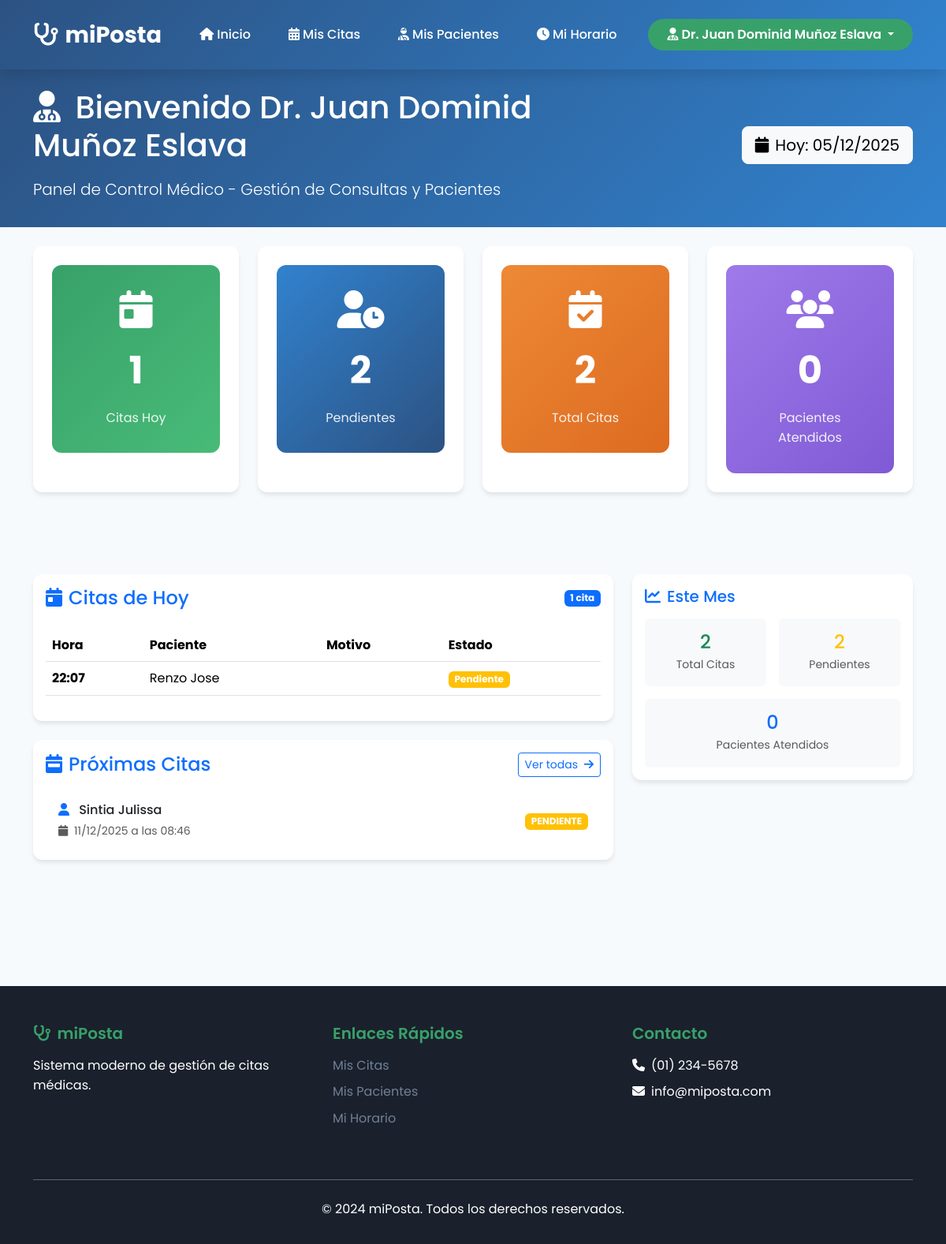
/dashboard/medico/ (signed in), run on an earlier commit of the app's database.
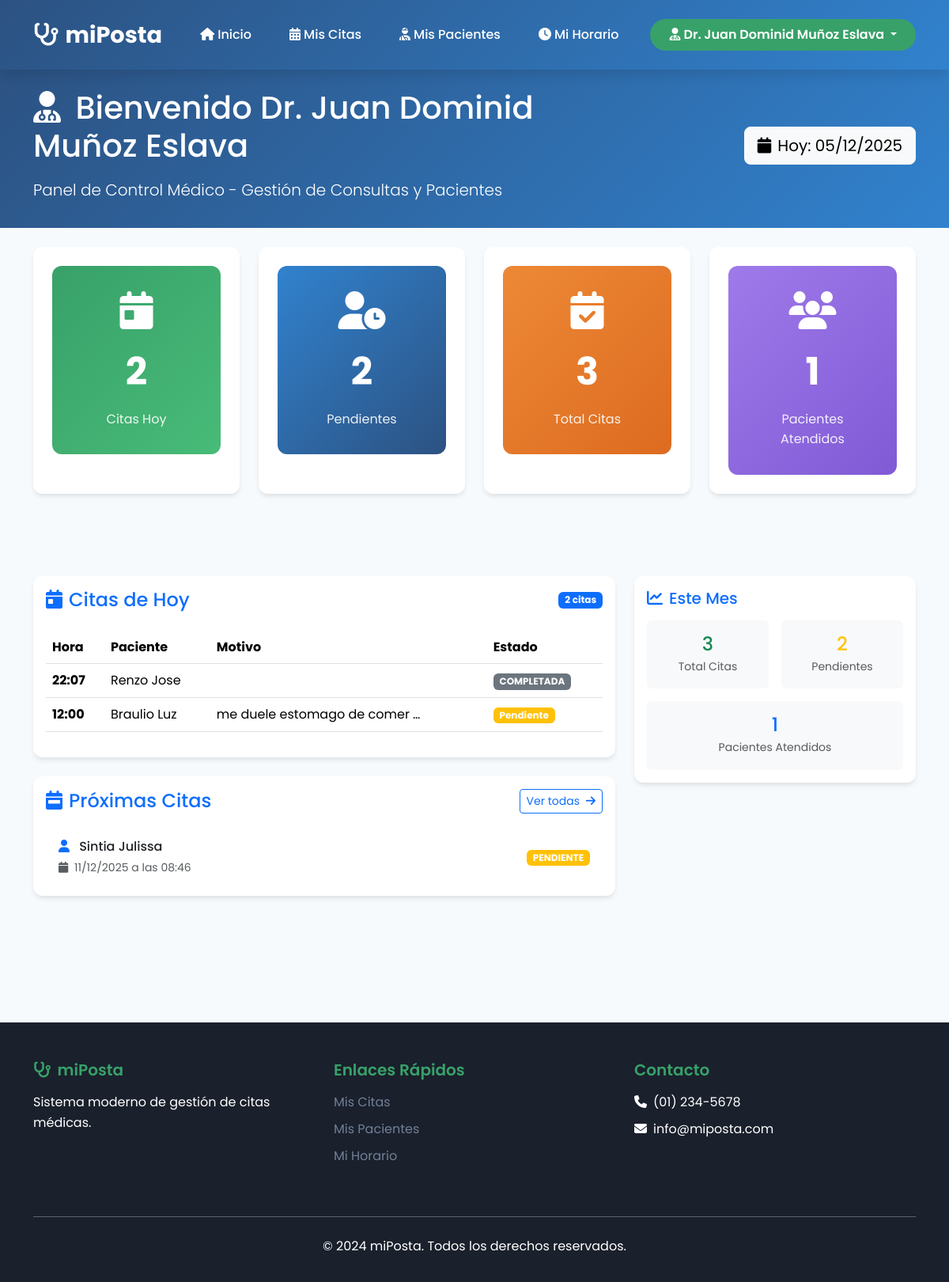
And on a later commit of the database.
### core/models.py (models this page shows, shortened)
class Cita(models.Model):
    ESTADOS = [
        ('PENDIENTE', 'Pendiente'),
        ('CONFIRMADA', 'Confirmada'),
        ('CANCELADA', 'Cancelada'),
        ('COMPLETADA', 'Completada'),
    ]
    paciente = models.ForeignKey(Usuario, on_delete=models.CASCADE, related_name='citas_paciente', limit_choices_to={'rol': 'PACIENTE'})
    medico = models.ForeignKey(Usuario, on_delete=models.CASCADE, related_name='citas_medico', limit_choices_to={'rol': 'MEDICO'})
    especialidad = models.ForeignKey(Especialidad, on_delete=models.SET_NULL, null=True, blank=True)
    fecha_hora = models.DateTimeField()
    motivo = models.TextField()
    estado = models.CharField(max_length=20, choices=ESTADOS, default='PENDIENTE')
    notas = models.TextField(blank=True)
    creado_en = models.DateTimeField(auto_now_add=True)
    actualizado_en = models.DateTimeField(auto_now=True)
    class Meta:
        db_table = 'citas'
        ordering = ['-fecha_hora']
        verbose_name = 'Cita'
        verbose_name_plural = 'Citas'

class Usuario(AbstractUser):
    ROLES = [
        ('ADMIN', 'Administrador'),
        ('MEDICO', 'Médico'),
        ('PACIENTE', 'Paciente'),
    ]
    rol = models.CharField(max_length=10, choices=ROLES, default='PACIENTE')
    telefono = models.CharField(max_length=15, blank=True)
    direccion = models.TextField(blank=True)
    fecha_nacimiento = models.DateField(null=True, blank=True)
    class Meta:
        db_table = 'usuarios'
        verbose_name = 'Usuario'
        verbose_name_plural = 'Usuarios'

### core/views.py (the view)
# urls.py: path('dashboard/medico/', views.medico_dashboard, name='medico_dashboard'),
@login_required
def medico_dashboard(request):
    if request.user.rol != 'MEDICO':
        messages.error(request, 'No tienes permisos para acceder')
        return redirect('login')
    hoy_inicio = timezone.now().replace(hour=0, minute=0, second=0, microsecond=0)
    hoy_fin = hoy_inicio + timezone.timedelta(days=1)
    citas_hoy = Cita.objects.filter(
        medico=request.user,
        fecha_hora__gte=hoy_inicio,
        fecha_hora__lt=hoy_fin
    ).order_by('fecha_hora')
    ahora = timezone.now()
    proximas_citas = Cita.objects.filter(
        medico=request.user,
        fecha_hora__gt=hoy_fin,
        estado='PENDIENTE'
    ).order_by('fecha_hora')[:3]
    total_citas = Cita.objects.filter(medico=request.user).count()
    citas_pendientes = Cita.objects.filter(medico=request.user, estado='PENDIENTE').count()
    total_pacientes = Cita.objects.filter(
        medico=request.user,
        estado__in=['COMPLETADA', 'ATENDIDA']  # Múltiples estados
    ).values('paciente').distinct().count()
    context = {
        'citas_hoy': citas_hoy,
        'proximas_citas': proximas_citas,
        'total_citas': total_citas,
        'citas_pendientes': citas_pendientes,
        'total_pacientes': total_pacientes,
        'today': timezone.now(),
    }
    return render(request, 'medico/index.html', context)

### templates/medico/index.html (shortened to what the changed rows need)
{% load static %}
<!DOCTYPE html>
<html lang="es">
<head>
    <link href="https://cdn.jsdelivr.net/npm/bootstrap@5.3.2/dist/css/bootstrap.min.css" rel="stylesheet">
    <link rel="stylesheet" href="https://cdnjs.cloudflare.com/ajax/libs/font-awesome/6.4.0/css/all.min.css">
    <link rel="stylesheet" href="{% static 'css/styles.css' %}">
</head>
<body>
    <section class="dashboard-header">
        <div class="container">
            <div class="row align-items-center">
                <div class="col-lg-8">
                    <h1 class="mb-3">
                        <i class="fas fa-user-md me-2"></i>
                        Bienvenido Dr. {{ user.get_full_name|default:user.username }}
                    </h1>
                </div>
            </div>
        </div>
    </section>
    <section class="py-4 bg-light-custom">
        <div class="container">
            <div class="row g-4">
                <div class="col-lg-3 col-md-6">
                    <div class="card card-custom h-100">
                        <div class="card-body text-center p-4">
                            <div class="stats-card">
                                <i class="fas fa-calendar-day mb-3" style="font-size: 3rem;"></i>
                                <div class="stats-number">{{ citas_hoy.count }}</div>
                                <div class="stats-label">Citas Hoy</div>
                            </div>
                        </div>
                    </div>
                </div>
                <div class="col-lg-3 col-md-6">
                    <div class="card card-custom h-100">
                        <div class="card-body text-center p-4">
                            <div class="stats-card" style="background: linear-gradient(135deg, #ed8936 0%, #dd6b20 100%);">
                                <i class="fas fa-calendar-check mb-3" style="font-size: 3rem;"></i>
                                <div class="stats-number">{{ total_citas }}</div>
                                <div class="stats-label">Total Citas</div>
                            </div>
                        </div>
                    </div>
                </div>
                <div class="col-lg-3 col-md-6">
                    <div class="card card-custom h-100">
                        <div class="card-body text-center p-4">
                            <div class="stats-card" style="background: linear-gradient(135deg, #9f7aea 0%, #805ad5 100%);">
                                <i class="fas fa-users mb-3" style="font-size: 3rem;"></i>
                                <div class="stats-number">{{ total_pacientes|default:0 }}</div>
                                <div class="stats-label">Pacientes Atendidos</div>
                            </div>
                        </div>
                    </div>
                </div>
            </div>
        </div>
    </section>
    <section class="section-padding">
        <div class="container">
            <div class="row">
                <div class="col-lg-8">
                    <div class="card card-custom">
                        <div class="card-body">
                            <div class="d-flex justify-content-between align-items-center mb-4">
                                <h4 class="text-primary mb-0">
                                    <i class="fas fa-calendar-day me-2"></i>Citas de Hoy
                                </h4>
                                <span class="badge bg-primary">{{ citas_hoy.count }} cita{{ citas_hoy.count|pluralize:"s" }}</span>
                            </div>
                            {% if citas_hoy %}
                            <div class="table-responsive">
                                <table class="table table-hover">
                                    <thead>
                                        <tr>
                                            <th>Hora</th>
                                            <th>Paciente</th>
                                            <th>Motivo</th>
                                            <th>Estado</th>
                                        </tr>
                                    </thead>
                                    <tbody>
                                        {% for cita in citas_hoy %}
                                        <tr>
                                            <td><strong>{{ cita.fecha_hora|date:"H:i" }}</strong></td>
                                            <td>{{ cita.paciente.first_name|default:cita.paciente.username }}</td>
                                            <td>{{ cita.motivo|truncatewords:5 }}</td>
                                            <td>
                                                {% if cita.estado == 'PENDIENTE' %}
                                                    <span class="badge bg-warning">Pendiente</span>
                                                {% elif cita.estado == 'CONFIRMADA' %}
                                                    <span class="badge bg-success">Confirmada</span>
                                                {% else %}
                                                    <span class="badge bg-secondary">{{ cita.estado }}</span>
                                                {% endif %}
                                            </td>
                                        </tr>
                                        {% endfor %}
                                    </tbody>
                                </table>
                            </div>
                            {% endif %}
                        </div>
                    </div>
                    <div class="card card-custom mt-4">
                        <div class="card-body">
                            {% if proximas_citas %}
                            <div class="list-group list-group-flush">
                                {% for cita in proximas_citas %}
                                <div class="list-group-item">
                                    <div class="d-flex w-100 justify-content-between align-items-center">
                                        <div>
                                            <h6 class="mb-1">
                                                <i class="fas fa-user me-2 text-primary"></i>
                                                {{ cita.paciente.first_name|default:cita.paciente.username }}
                                            </h6>
                                            <small class="text-muted">
                                                <i class="fas fa-calendar me-1"></i>
                                                {{ cita.fecha_hora|date:"d/m/Y" }} a las {{ cita.fecha_hora|date:"H:i" }}
                                            </small>
                                        </div>
                                        <span class="badge bg-warning">{{ cita.estado }}</span>
                                    </div>
                                </div>
                                {% endfor %}
                            </div>
                            {% else %}
                            <div class="alert alert-info">
                                <i class="fas fa-info-circle me-2"></i>
                                No tienes citas próximas programadas
                            </div>
                            {% endif %}
                        </div>
                    </div>
                </div>
                <div class="col-lg-4">
                    <div class="card card-custom ">
                        <div class="card-body">
                            <div class="row text-center g-3">
                                <div class="col-6">
                                    <div class="p-3 bg-light rounded">
                                        <h4 class="text-success mb-0">{{ total_citas }}</h4>
                                        <small class="text-muted">Total Citas</small>
                                    </div>
                                </div>
                                <div class="col-12">
                                    <div class="p-3 bg-light rounded">
                                        <h4 class="text-primary mb-0">{{ total_pacientes }}</h4>
                                        <small class="text-muted">Pacientes Atendidos</small>
                                    </div>
                                </div>
                            </div>
                        </div>
                    </div>
                </div>
            </div>
        </div>
    </section>
</body>
</html>

What changed in the data, as far as the page shows it:
changed Cita "Renzo Jose": estado (not shown) → "COMPLETADA"; no longer shows "Pendiente"
added Cita: fecha_hora "12:00", paciente.first_name "Braulio Luz", motivo "me duele estomago de comer …", estado "Pendiente", shown under "Citas de Hoy"
Also different on the page:
{{ citas_hoy.count }}: "1" → "2"
{{ total_citas }}: "2" → "3"
{{ total_pacientes|default:0 }}: "0" → "1"
{{ total_pacientes }}: "0" → "1"
